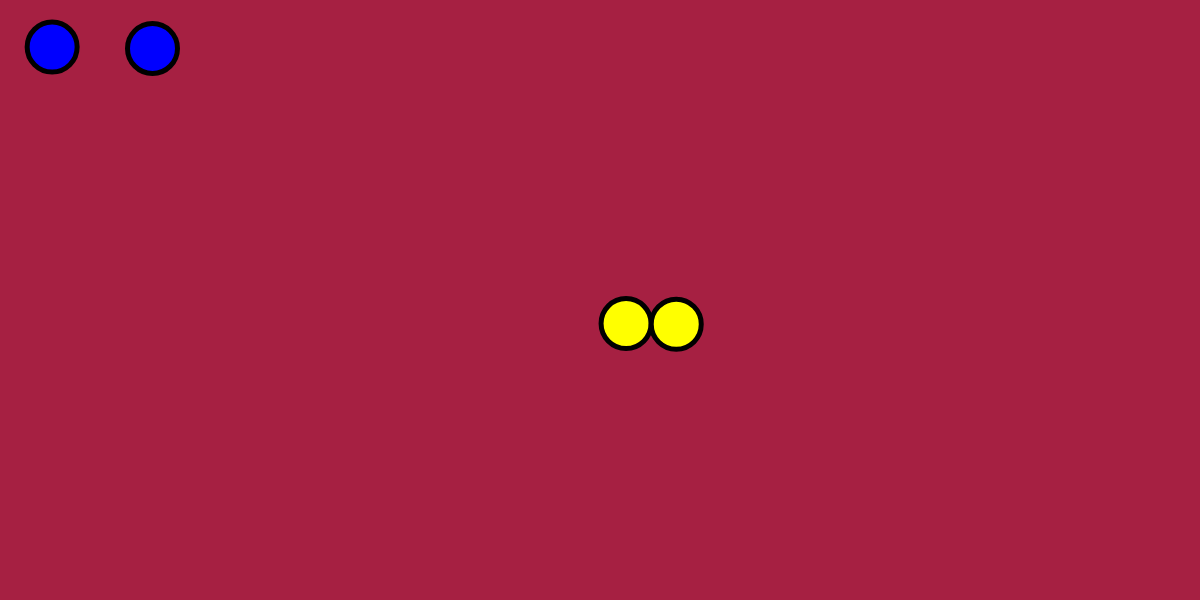
Frame 1 (no input)
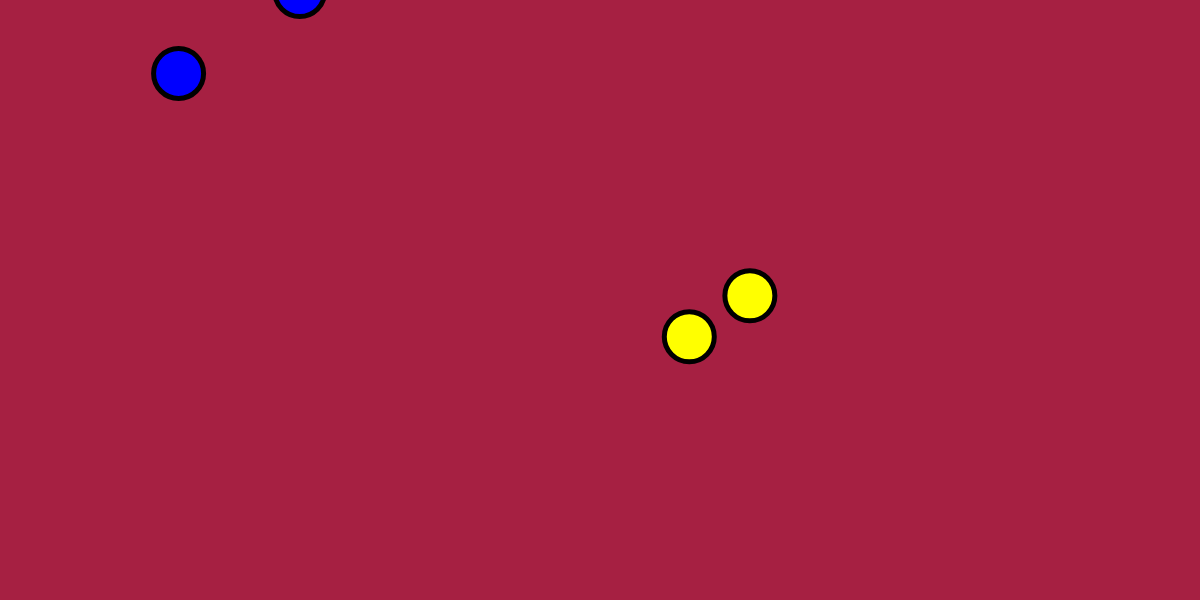
Frame 60 (no input)
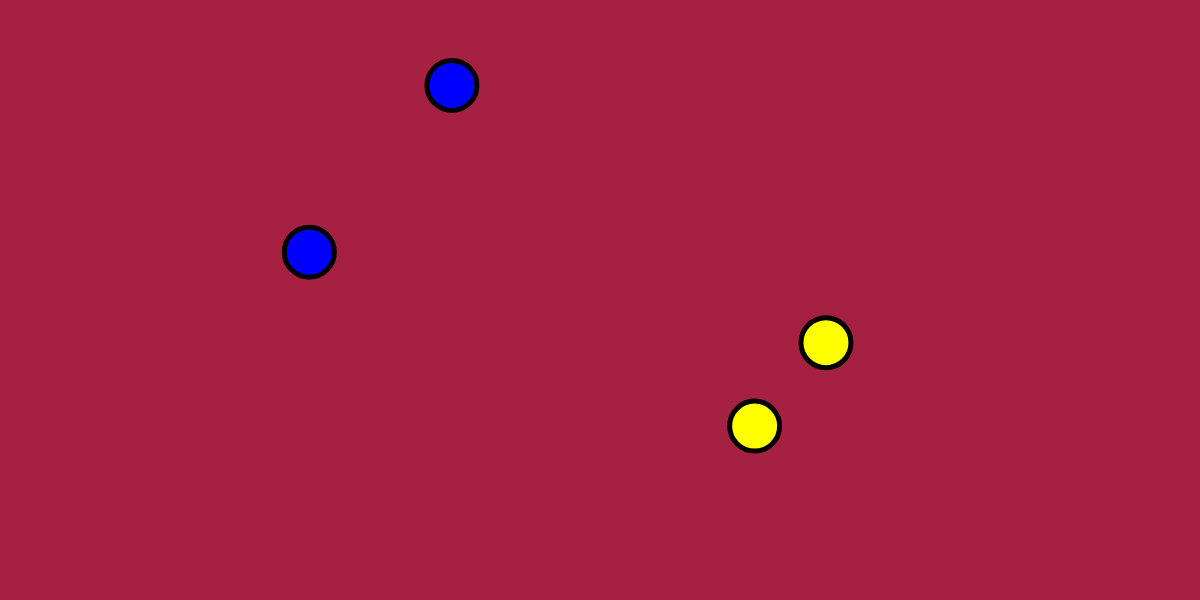
Frame 120 (the mouse pressed at the canvas centre since frame 60)

The p5.js sketch that drew these frames (run headless with seeded random() and noise() and a simulated clock; from frame 60 on, the mouse is pressed at the canvas centre):

// p5.js sketch
// ── sketch.js
//setting up the varables

let balls = [];
let num_of_balls = 2;


//setup
function setup(){
    createCanvas(windowWidth, 600);

    let init_x = 50;
    let init_y = 50;
    for (let i = 0; i < num_of_balls; i++){
      balls.push(new Ball(init_x, init_y));

      init_x += 100;
      if (init_x > width){
        init_x = 50;
        init_y += 150;
      }
    }


}


//draw
function draw(){
  background('rgb(166, 32, 66)');

  for (let i = 0; i < balls.length; i++){
    balls[i].ballCheck(balls, i);
    balls[i].wallCheck();
    balls[i].move();
    balls[i].display();
    balls[i].mouseCheck();
  }


}

function mousePressed() {
  for(let i = balls.length - 1; i >= 0; i--){
    let comeTogether = balls[i].mouseCheck();
    if (comeTogether){
      balls[i].move(mouseX, mouseY);

    }

      }
    }



///////
// creating the class
//////

class Ball {
  constructor(x, y, size){
    this.color_one = 'blue';
    this.color_two = 'yellow';
    this.size = (20, 50);
    this.rad = this.size / 2;
    this.posX = x;
    this.posY = y;
    this.deltaX = random(-5,5);
    this.deltaY = random(-5,5);
  }

  display(){
    push();

    stroke(0);
    strokeWeight(5);
    fill(this.color_one);
    translate(this.posX, this.posY);
    ellipse(0, 0, this.size);

    pop();

    push();

    stroke(0);
    strokeWeight(5);
    fill(this.color_two);
    translate((this.posX + width) * 0.5, (this.posY + height) * 0.5);
    ellipse(0, 0, this.size);

    pop();

  }

  move(){
    this.posY += this.deltaY
    this.posX += this.deltaX
  }

  wallCheck(){
    if (this.posX + this.rad >= width || this.posX + this.rad <= 0){
      this.deltaX *= -1;
    }
    if (this.posX + this.rad >= height || this.posY + this.rad <= 0){
      this.deltaY *= -1;
    }
}
  ballCheck(otherBall, myVar){
    for (let n = 0; n < otherBall.length; n++){
           if (myVar !== n){
           let other = otherBall[n];
           let d = dist(this.posX, this.posY, other.posX, other.posY);
           let combR = this.rad + other.rad;

               if (d <= combR){
                   this.deltaX *= -1;
                   this.deltaY *= -1;

                   if (this.color_one == 'rgb(17, 30, 108)'){
                     this.color_two = 'rgb(245, 245, 0)';
                   }else {
                     this.color_one = 'rgb(124, 252, 0)';
                     this.color_two = this.color_one;

                     }
                   }

               }
           }
       }

  mouseCheck(){

    let d = dist(this.posX, this.posY, mouseX, mouseY);
    if (d > this.rad) {
      return true;
    }else {
        return false;
      }
    }

}
